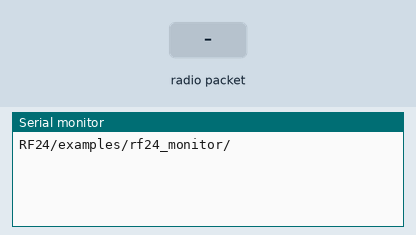
Bench run of a sketch on a simulated Arduino Nano, built with avr-gcc and run on an emulated ATmega328P. Parts: the last lines printed to the serial monitor. The test bench sets the inputs (shaded band). No radio packets arrive unless stated.

Above: at 1.2 s.
1.3 s: radio packet "1" arrives
At 1.9 s:
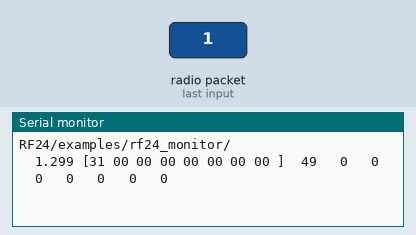
2.8 s: radio packet "0" arrives
At 4.0 s:
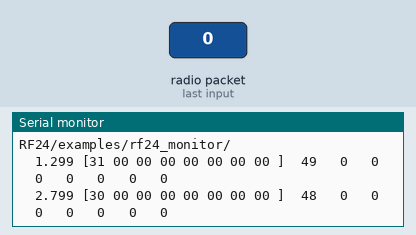
4.3 s: radio packet "2" arrives
At 5.3 s:
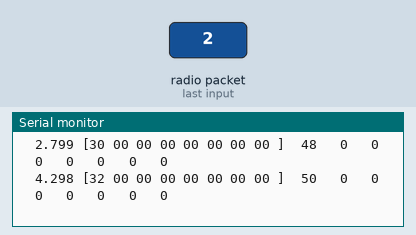

Measured:
- after the input at 1.3 s, the serial monitor: prints a new line at once (image 1)
- after the input at 2.8 s, the serial monitor: prints a new line at once (image 2)
- after the input at 4.3 s, the serial monitor: prints a new line at once (image 3)

The sketch:

rf24_monitor.ino
```cpp
// (licence header left out)
/**
 * rf24_monitor
 *
 * This displays and prints packates in hex and decimal format.
 */

#include <SPI.h>
#include "nRF24L01.h"
#include "RF24.h"
#include "printf.h"

// Hardware configuration
#define CE_PIN 15    // Nano A1 pin, functions same as D15
#define CSE_PIN 16   // Nano A1 pin, functions same as D16

// Set up nRF24L01 radio on SPI bus plus CE and CSE pins
RF24 radio(15,16); //light show radio config

// Single radio pipe address for the 2 nodes to communicate.
//const uint64_t pipe = 0xE8E8F0F0E1LL;
const uint64_t pipe = 0xF0F0F0F0E1LL;

// Payload
#define PACKET_LENGTH 8
uint8_t packet[PACKET_LENGTH];

void setup(void)
{
  Serial.begin(57600);
  printf_begin();
  printf("\n\rRF24/examples/rf24_monitor/\n\r");

  // Setup and configure rf radio
  radio.begin();
  radio.openReadingPipe(1,pipe);  // Open pipes to other nodes for communication
  radio.startListening();  // Start listening
  radio.printDetails();  // Dump the configuration of the rf unit for debugging
}

void loop(void)
{
  // if there is data ready
  if ( radio.available() )
  {
    // Dump the payloads until we've gotten everything
    bool done = false;
    while (!done)
    {
      unsigned long rx_time_ms = millis();

      // Fetch the payload, and see if this was the last one.
      done = radio.read(packet, PACKET_LENGTH);

      // Print the time
      printf("%3d",rx_time_ms/1000);
      printf(".%03d [",rx_time_ms%1000);

     // Print the packet in hex, then decimal
      for (int i = 0; i < PACKET_LENGTH; i++)
      {
        printf("%02x ",packet[i]);
      }
      printf("] ");
      for (int i = 0; i < PACKET_LENGTH; i++)
      {
        printf("%3d ",packet[i]);
      }
      printf("\n\r");
    }
  }
}
// vim:ai:cin:sts=2 sw=2 ft=cpp
```

printf.h
```cpp
// (licence header left out)
/**
 * @file printf.h
 *
 * Setup necessary to direct stdout to the Arduino Serial library, which
 * enables 'printf'
 */

#ifndef __PRINTF_H__
#define __PRINTF_H__

#ifdef ARDUINO

int serial_putc( char c, FILE * )
{
  Serial.write( c );

  return c;
}

void printf_begin(void)
{
  fdevopen( &serial_putc, 0 );
}

#else
#error This example is only for use on Arduino.
#endif // ARDUINO

#endif // __PRINTF_H__
```
